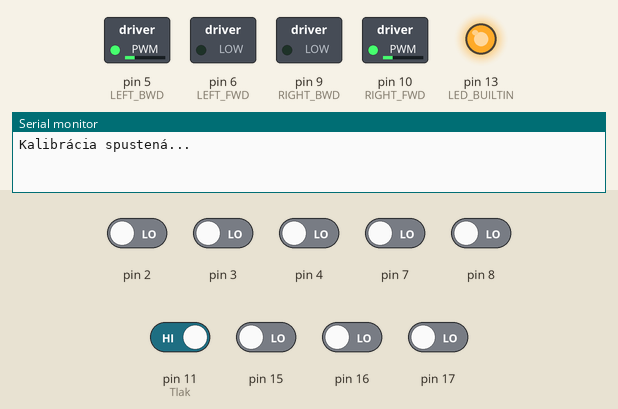
This sketch was run on a simulated Arduino Uno, built with avr-gcc and run on an emulated ATmega328P. Parts: switched loads named in the sketch (green lamp = pin HIGH), output pins drawn as LEDs (lit = HIGH), the last lines printed to the serial monitor. Dashed ring = blinking. The inputs (shaded band) are chosen by the test bench; at power-on: pin 11 (Tlak) HIGH, pin 2–4, pin 7, pin 8, pin 15–17 LOW.

Above: at 2.56 s.
3.3 s: pin 2 driven HIGH
11.9 s: pin 2 driven LOW and pin 11 (Tlak) driven LOW
At 13.2 s:
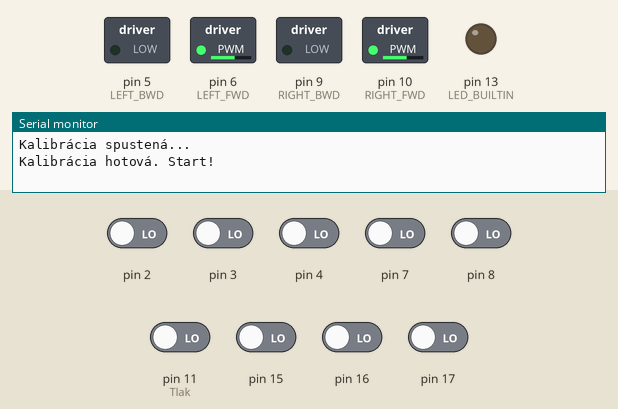
17.4 s: pin 3 driven HIGH
At 18.6 s:
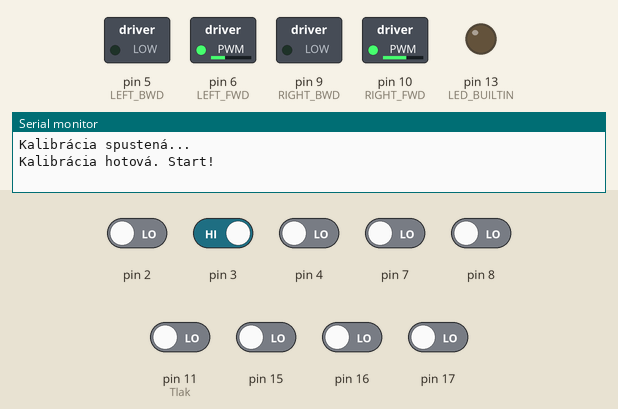
18.9 s: pin 4 driven HIGH
At 19.9 s:
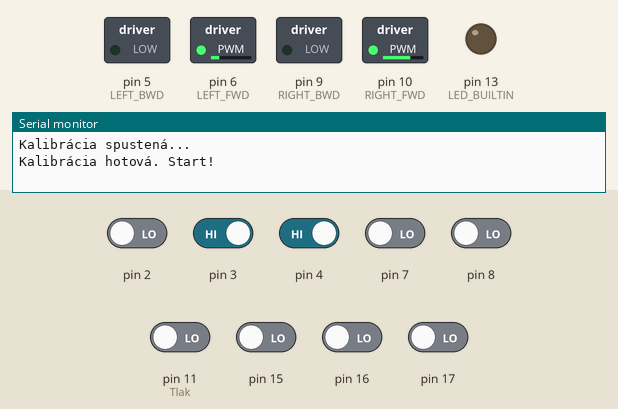
20.4 s: pin 7 driven HIGH
At 21.0 s:
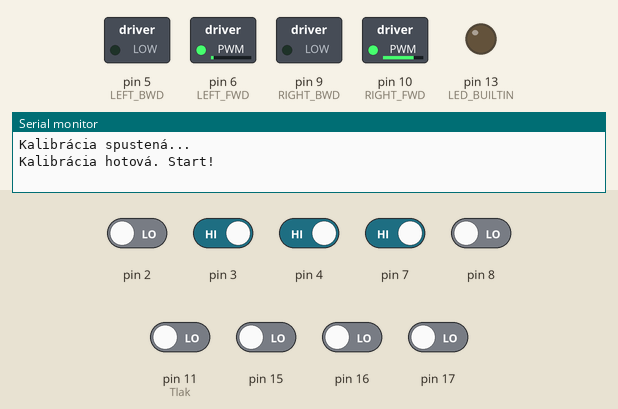
21.9 s: pin 8 driven HIGH
At 23.3 s:
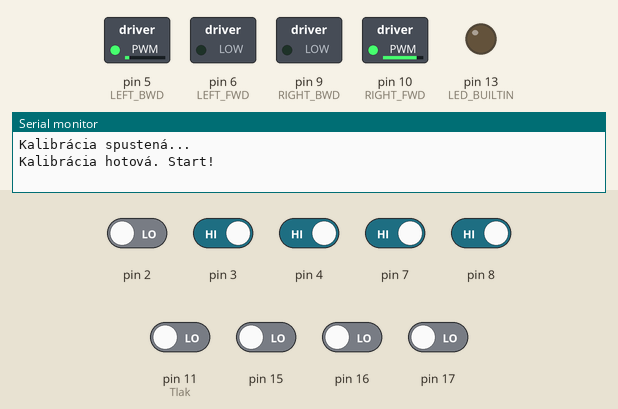
Timing chart, 0 to 24.4 s (numbered marks = the images above; inputs shaded):
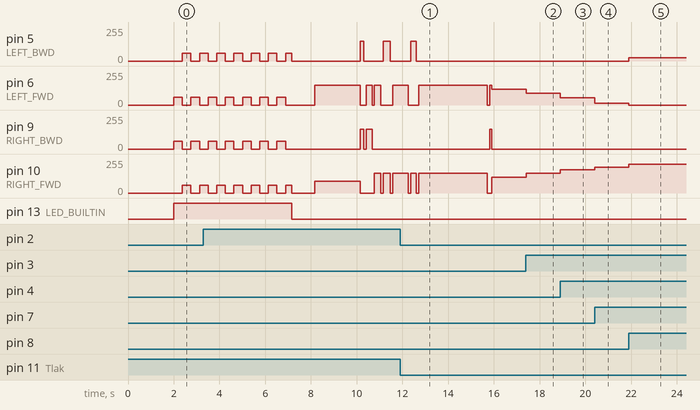

The sketch:

azby.ino
```cpp
#include <QTRSensors.h>

QTRSensors qtr;
const uint8_t SensorCount = 8;
uint16_t sensorValues[SensorCount] = { 0 };

// Piny pre motory (L298N alebo podobný driver)
#define LEFT_FWD  6
#define LEFT_BWD  5
#define RIGHT_FWD 10
#define RIGHT_BWD 9
#define Tlak 11 // Nárazník / Tlakový senzor

int stav = 1;
long casstartu = 0;
int last_position = 3500;
int last_error = 0;

// ======================================================
// ==================== DOLADENIE =======================
// ======================================================
int IgnoreTime         = 2;    // Sekundy ignorovania nárazníka po štarte

int baseSpeed          = 120;   // Základná rýchlosť (0-255)
float kp               = 0.06; // Proporcionálna zložka
float kd               = 0.5;   // Derivačná zložka

int rych_tocenia       = 120;  // Rýchlosť pri ostrých zákrutách (rotácia)
int tehla              = 150;  // Rýchlosť pri obchádzaní prekážky

int sharpTurnThreshold = 50;   // Prah pre spomalenie v zákrute
int minTurnSpeed       = 40;   // Minimálna rýchlosť v prudkej zákrute

// ── COLOUR THRESHOLD ──────────────────────────────────
// Black line  → ~500-1000   (absorbs most IR)
// Coloured line (red/blue/green) → ~200-500  (absorbs some IR)
// White surface  → ~0-150   (reflects almost all IR)
//
// Set this just above the white surface reading.
// Lower value = follows lighter / more reflective coloured lines.
// Start with 200 for red/blue; drop to 150 if the line is lost often.
int lineThreshold = 200;
// ──────────────────────────────────────────────────────

// Časy pre manévre (v milisekundách)
int T_TURN_90   = 260;
int T_OBIST_BOK = 280;
int T_OBIST_DLZ = 680;

int limitSlepejJazdy  = 5000;  // Ako dlho ísť rovno pri strate čiary

// ======================================================
// ==================== MOTORY ==========================
// ======================================================
void setMotors(int left, int right) {
  left  = constrain(left,  -255, 255);
  right = constrain(right, -255, 255);

  analogWrite(LEFT_FWD,  left  > 0 ? left  : 0);
  analogWrite(LEFT_BWD,  left  < 0 ? -left : 0);
  analogWrite(RIGHT_FWD, right > 0 ? right : 0);
  analogWrite(RIGHT_BWD, right < 0 ? -right : 0);
}

void zastavsa()               { setMotors(0, 0); }
void tocVpravo(int a, int ms) { setMotors(a, -a); delay(ms); zastavsa(); }
void tocVlavo(int a, int ms)  { setMotors(-a, a); delay(ms); zastavsa(); }
void idDopredu(int r, int ms) { setMotors(r, r); delay(ms); zastavsa(); }

// ======================================================
// ====== POMOCNÁ FUNKCIA: JE ČIARA VIDITEĽNÁ? ==========
// ======================================================
// Works for any line colour: threshold is now 'lineThreshold'
// instead of a hardcoded 500, so red/blue/green lines are detected.
bool lineVisible() {
  for (uint8_t i = 0; i < SensorCount; i++) {
    if (sensorValues[i] > lineThreshold) return true;
  }
  return false;
}

// ======================================================
// ======= ADAPTÍVNA RÝCHLOSŤ — KVADRATICKÝ POKLES ======
// ======================================================
int getAdaptiveSpeed(int error) {
  int absError = abs(error);
  if (absError <= sharpTurnThreshold) return baseSpeed;

  float t = (float)(absError - sharpTurnThreshold) / (3500 - sharpTurnThreshold);
  t = constrain(t, 0.0f, 1.0f);
  return (int)(baseSpeed - (baseSpeed - minTurnSpeed) * t * t);
}

// ======================================================
// ========= PD REGULÁTOR - JADRO ROBOTA ================
// ======================================================
void pidStep() {
  uint16_t position = qtr.readLineBlack(sensorValues);

  if (!lineVisible()) {
    // ── STRATA ČIARY: pokračuj s poslednou korekciou ──────────
    // Ak sme sa točili vpravo pred stratou → stále sa toč vpravo
    // Ak sme boli rovne → ide rovno
    int correction = (int)(kp * last_error * 3.8f);  // mierne zosilni
    int speed      = baseSpeed;
    setMotors(speed - correction, speed + correction);
    return;
  }

  // ── normálny PD výpočet ────────────────────────────────────
  int error      = (int)position - 3500;
  int correction = (int)(kp * error) + (int)(kd * (error - last_error));
  int speed      = getAdaptiveSpeed(error);

  setMotors(speed - correction, speed + correction);

  last_position = position;
  last_error    = error;
}

// ======================================================
// ============= VYHYBANIE SA TEHLE =====================
// ======================================================
void vyhybajSaTehle() {
  setMotors(-tehla, -tehla);
  delay(150);
  zastavsa();
  delay(100);

  tocVpravo(tehla, T_TURN_90); delay(100);
  idDopredu(tehla, T_OBIST_BOK); delay(100);
  tocVlavo(tehla, 320); delay(100);
  idDopredu(tehla, T_OBIST_DLZ); delay(100);
  tocVlavo(tehla, T_TURN_90); delay(100);

  // Hľadanie čiary po obídení
  unsigned long timeout = millis();
  while (millis() - timeout < 3000) {
    qtr.readLineBlack(sensorValues);
    if (lineVisible()) {
      uint16_t pos = qtr.readLineBlack(sensorValues);
      if (pos > 1000 && pos < 6000) break;
    }
    setMotors(tehla, tehla);
  }
  zastavsa();
  delay(100);

  tocVpravo(tehla, 100);

  last_position = 3500;
  last_error    = 0;
}

// ======================================================
// ====================== SETUP =========================
// ======================================================
void setup() {
  Serial.begin(115200);

  qtr.setTypeRC();
  qtr.setSensorPins((const uint8_t[]){ 15, 16, 17, 2, 3, 4, 7, 8 }, SensorCount);
  qtr.setEmitterPin(12);

  pinMode(LEFT_FWD,    OUTPUT);
  pinMode(LEFT_BWD,    OUTPUT);
  pinMode(RIGHT_FWD,   OUTPUT);
  pinMode(RIGHT_BWD,   OUTPUT);
  pinMode(LED_BUILTIN, OUTPUT);
  pinMode(Tlak, INPUT_PULLUP);

  zastavsa();
  stav = 1;
  delay(2000);
}

// ======================================================
// ====================== LOOP ==========================
// ======================================================
void loop() {

  if (stav == 1) {
    Serial.println("Kalibrácia spustená...");
    digitalWrite(LED_BUILTIN, HIGH);
    for (uint16_t i = 0; i < 200; i++) {
      setMotors((i / 15) % 2 == 0 ? 60 : -60, (i / 15) % 2 == 0 ? -60 : 60);
      qtr.calibrate();
    }
    tocVlavo(60, 150);
    zastavsa();
    digitalWrite(LED_BUILTIN, LOW);
    stav = 2;
    Serial.println("Kalibrácia hotová. Start!");
    delay(1000);
    casstartu = millis();

  } else if (stav == 2) {
    if (digitalRead(Tlak) == HIGH && (millis() - casstartu > (long)IgnoreTime * 1000)) {
      vyhybajSaTehle();
    }
    pidStep();

  } else if (stav == 3) {
    zastavsa();
    static unsigned long poslednyBlik = 0;
    if (millis() - poslednyBlik > 500) {
      digitalWrite(LED_BUILTIN, !digitalRead(LED_BUILTIN));
      poslednyBlik = millis();
    }
  }
}
```

Measured:
- after the input at 11.9 s, pin 5 (LEFT_BWD): goes on until 12.6 s, then stays 0/255
- after the input at 17.4 s, pin 6 (LEFT_FWD): 120/255 → 88/255 at once; pin 10 (RIGHT_FWD): 120/255 → 148/255 at once
- after the input at 18.9 s, pin 6 (LEFT_FWD): 88/255 → 53/255 at once; pin 10 (RIGHT_FWD): 148/255 → 173/255 at once
- after the input at 20.4 s, pin 6 (LEFT_FWD): 53/255 → 15/255 at once; pin 10 (RIGHT_FWD): 173/255 → 195/255 at once
- after the input at 21.9 s, pin 5 (LEFT_BWD): 0/255 → 26/255 at once; pin 6 (LEFT_FWD): 15/255 → 0/255 at once; pin 10 (RIGHT_FWD): 195/255 → 214/255 at once
